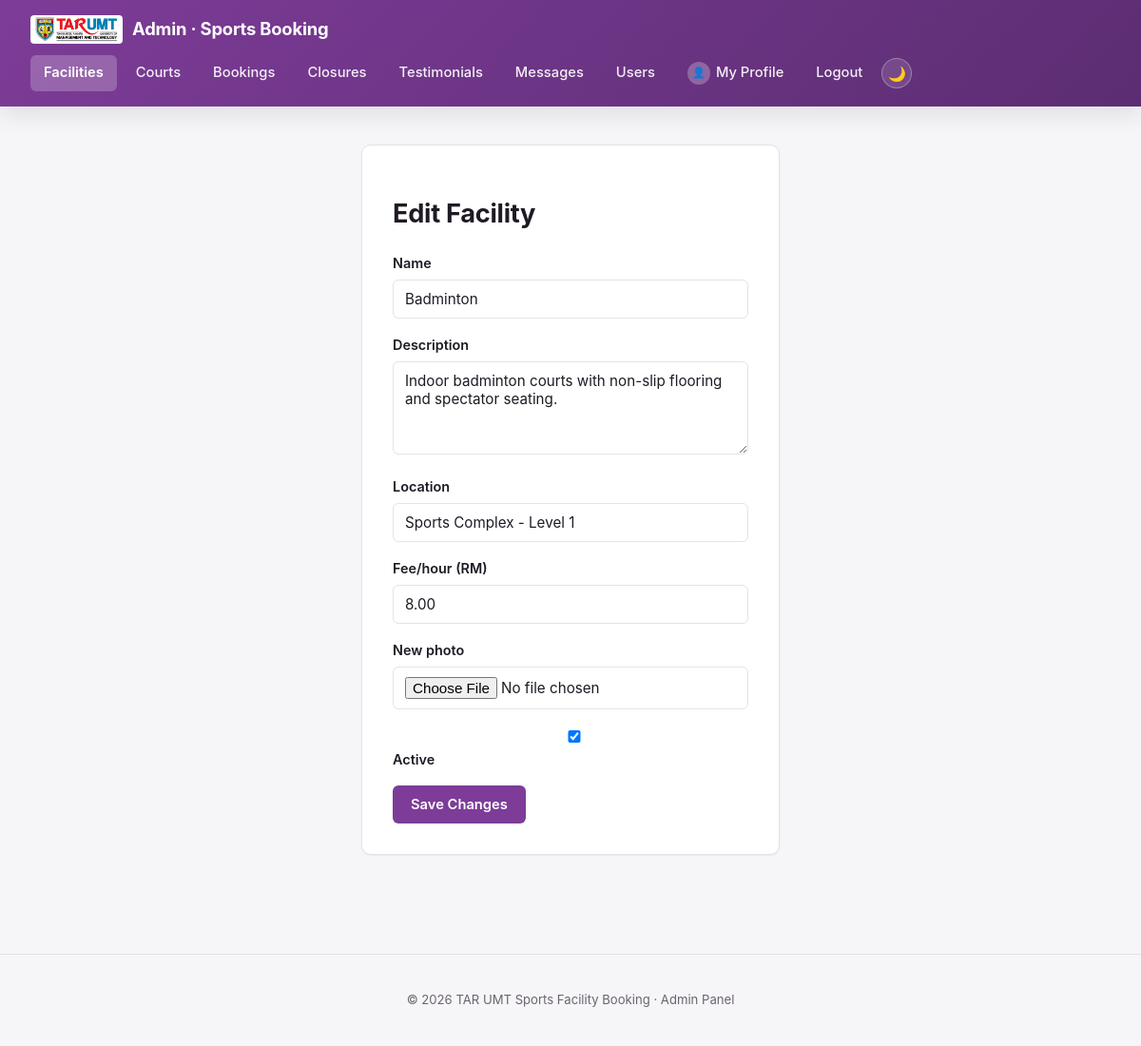
The page /admin/facility_edit.php?id=1 (signed in) on the database its author committed.
### tables this page shows
CREATE TABLE facilities (
  id INT AUTO_INCREMENT PRIMARY KEY, facility_name VARCHAR(100) NOT NULL,
  description TEXT NOT NULL, location VARCHAR(160) NOT NULL,
  price_per_hour DECIMAL(10,2) NOT NULL DEFAULT 0,
  image_url VARCHAR(500), is_active TINYINT(1) NOT NULL DEFAULT 1,
  created_at TIMESTAMP NOT NULL DEFAULT CURRENT_TIMESTAMP
);

### admin/facility_edit.php (the view)
<?php
require '../config.php';require '../auth.php';require '../helpers.php';require_admin();$id=(int)($_GET['id']??$_POST['id']??0);$stmt=$conn->prepare('SELECT * FROM facilities WHERE id=?');$stmt->bind_param('i',$id);$stmt->execute();$f=$stmt->get_result()->fetch_assoc();if(!$f){http_response_code(404);die('Facility not found.');}$error='';if($_SERVER['REQUEST_METHOD']==='POST'){$name=trim($_POST['facility_name']??'');$description=trim($_POST['description']??'');$location=trim($_POST['location']??'');$price=(float)($_POST['price_per_hour']??-1);$active=isset($_POST['is_active'])?1:0;[$newImage,$uploadError]=handle_image_upload($_FILES['image']??null,__DIR__.'/../uploads','facility');if($uploadError)$error=$uploadError;elseif($name===''||$description===''||$location===''||$price<0)$error='Complete every field with a valid fee.';else{$image=$newImage?:$f['image_url'];$stmt=$conn->prepare('UPDATE facilities SET facility_name=?,description=?,location=?,price_per_hour=?,image_url=?,is_active=? WHERE id=?');$stmt->bind_param('sssdsii',$name,$description,$location,$price,$image,$active,$id);$stmt->execute();if($newImage)delete_image_file($f['image_url'],__DIR__.'/../uploads');header('Location: facilities.php');exit;}}$pageTitle='Edit Facility';require 'partials/header.php';?>
<div class="form-card"><h1>Edit Facility</h1><?php if($error):?><p class="alert alert-error"><?=htmlspecialchars($error)?></p><?php endif;?><form method="post" enctype="multipart/form-data"><input type="hidden" name="id" value="<?=$id?>"><label>Name <input name="facility_name" value="<?=htmlspecialchars($f['facility_name'])?>" required></label><label>Description <textarea name="description" rows="4" required><?=htmlspecialchars($f['description'])?></textarea></label><label>Location <input name="location" value="<?=htmlspecialchars($f['location'])?>" required></label><label>Fee/hour (RM) <input type="number" name="price_per_hour" min="0" step="0.01" value="<?=htmlspecialchars($f['price_per_hour'])?>" required></label><label>New photo <input type="file" name="image" accept="image/*"></label><label><input type="checkbox" name="is_active" <?=$f['is_active']?'checked':''?>> Active</label><button>Save Changes</button></form></div><?php require 'partials/footer.php';?>

### style.css (style rules this page uses)
:root { color-scheme: light; --accent: #7d3c98; --accent-dark: #5c2d72; --accent-soft: #f3ecf7; --bg: #f6f5f8; --surface: #ffffff; --surface-alt: #faf9fb; --text: #1f1a24; --text-muted: #6b6470; --border: #e6e1ea; --danger: #c0392b; --danger-dark: #a5301f; --danger-soft: #fceceb; --success: #1e8449; --success-soft: #eafaf1; --radius-sm: 6px; --radius-md: 10px; --radius-lg: 16px; --shadow-sm: 0 1px 2px rgba(20, 10, 30, 0.06); --shadow-md: 0 8px 24px rgba(20, 10, 30, 0.10); }
* { box-sizing: border-box; }
body { font-family: -apple-system, BlinkMacSystemFont, "Segoe UI", Roboto, Helvetica, Arial, sans-serif; margin: 0; background: var(--bg); color: var(--text); line-height: 1.6; -webkit-font-smoothing: antialiased; }
h1 { font-size: 1.7rem; font-weight: 700; letter-spacing: -0.01em; }
.form-card, .auth-card { background: var(--surface); border: 1px solid var(--border); border-radius: var(--radius-md); padding: 32px; max-width: 440px; margin: 0 auto; box-shadow: var(--shadow-sm); }
form label { display: block; margin-bottom: 16px; font-weight: 600; font-size: 0.9rem; color: var(--text); }
input, select, textarea { padding: 10px 12px; width: 100%; margin-top: 6px; border: 1px solid var(--border); border-radius: var(--radius-sm); font-size: 0.95rem; font-family: inherit; color: var(--text); background: var(--surface); transition: border-color 0.15s ease, box-shadow 0.15s ease; }
.btn, button { display: inline-flex; align-items: center; gap: 6px; padding: 10px 18px; background: var(--accent); color: #fff; border: 1px solid transparent; border-radius: var(--radius-sm); cursor: pointer; text-decoration: none; font-size: 0.92rem; font-weight: 600; font-family: inherit; transition: background 0.15s ease; }

### rows shown on the page
facilities: facility_name "Badminton", description "Indoor badminton courts with non-slip flooring and spectator seating.", location "Sports Complex - Level 1", price_per_hour "8.00", is_active "☑"
